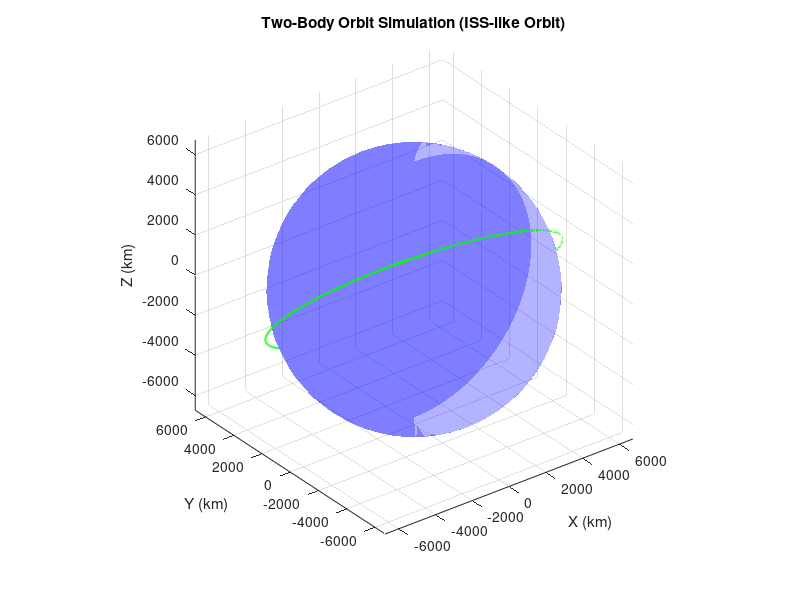

MATLAB code for this plot:
% clear everything
clear; clc; close all;

%% ===============================
% Constants
% ===============================
G = 6.667e-20;                 % km^3/kg/s^2
mass_of_earth = 5.9722e24;     

mu = G * mass_of_earth;        % standard gravitational parameter

%% ===============================
% ISS Orbital Elements
% ===============================
a = 6780;                      % km
e = 0.0006;

i = deg2rad(45);               
RAAN = deg2rad(30);            
omega = deg2rad(10);           
theta = deg2rad(0);            

%% ===============================
% Perifocal Frame Function
% ===============================
function [r_pf, v_pf] = bodyInPerifocalFrame(theta, e, mu, a)

    h = sqrt(mu * a * (1 - e^2));
    
    r_pf = (h^2/mu) * (1/(1 + e*cos(theta))) * ...
           [cos(theta); sin(theta); 0];
    
    v_pf = (mu/h) * ...
           [-sin(theta); e + cos(theta); 0];
end

[r_pf, v_pf] = bodyInPerifocalFrame(theta, e, mu, a);

%% ===============================
% Rotation Matrix (Perifocal → ECI)
% ===============================
Q = [ ...
    -sin(RAAN)*cos(i)*sin(omega) + cos(RAAN)*cos(omega), ...
     cos(RAAN)*cos(i)*sin(omega) + sin(RAAN)*cos(omega), ...
     sin(i)*sin(omega);

    -sin(RAAN)*cos(i)*cos(omega) - cos(RAAN)*sin(omega), ...
     cos(RAAN)*cos(i)*cos(omega) - sin(RAAN)*sin(omega), ...
     sin(i)*cos(omega);

     sin(RAAN)*sin(i), ...
    -cos(RAAN)*sin(i), ...
     cos(i)
];

r0 = Q * r_pf;
v0 = Q * v_pf;

%% ===============================
% ODE Function (Two-body dynamics)
% ===============================
function dzdt = two_body_ode(t, z, mu)

    r_vec = z(1:3);
    v_vec = z(4:6);

    r = norm(r_vec);

    dzdt = zeros(6,1);
    dzdt(1:3) = v_vec;
    dzdt(4:6) = -mu * r_vec / r^3;
end

%% ===============================
% Initial State
% ===============================
z0 = [r0; v0];

%% ===============================
% Time Span
% ===============================
tspan = [0 86400];   % 1 day

options = odeset('RelTol',1e-10);

%% ===============================
% Solve ODE
% ===============================
[t, states] = ode45(@(t,z) two_body_ode(t,z,mu), tspan, z0, options);

%% ===============================
% Plot Earth
% ===============================
R_earth = 6371;
[sx, sy, sz] = sphere(40);

figure;
surf(sx*R_earth, sy*R_earth, sz*R_earth, ...
    'FaceColor', 'blue', 'EdgeColor', 'none', 'FaceAlpha', 0.3);
hold on;

%% ===============================
% Plot Orbit
% ===============================
plot3(states(:,1), states(:,2), states(:,3), 'g', 'LineWidth', 1.5);

axis equal;
grid on;

xlabel('X (km)');
ylabel('Y (km)');
zlabel('Z (km)');
title('Two-Body Orbit Simulation (ISS-like Orbit)');
